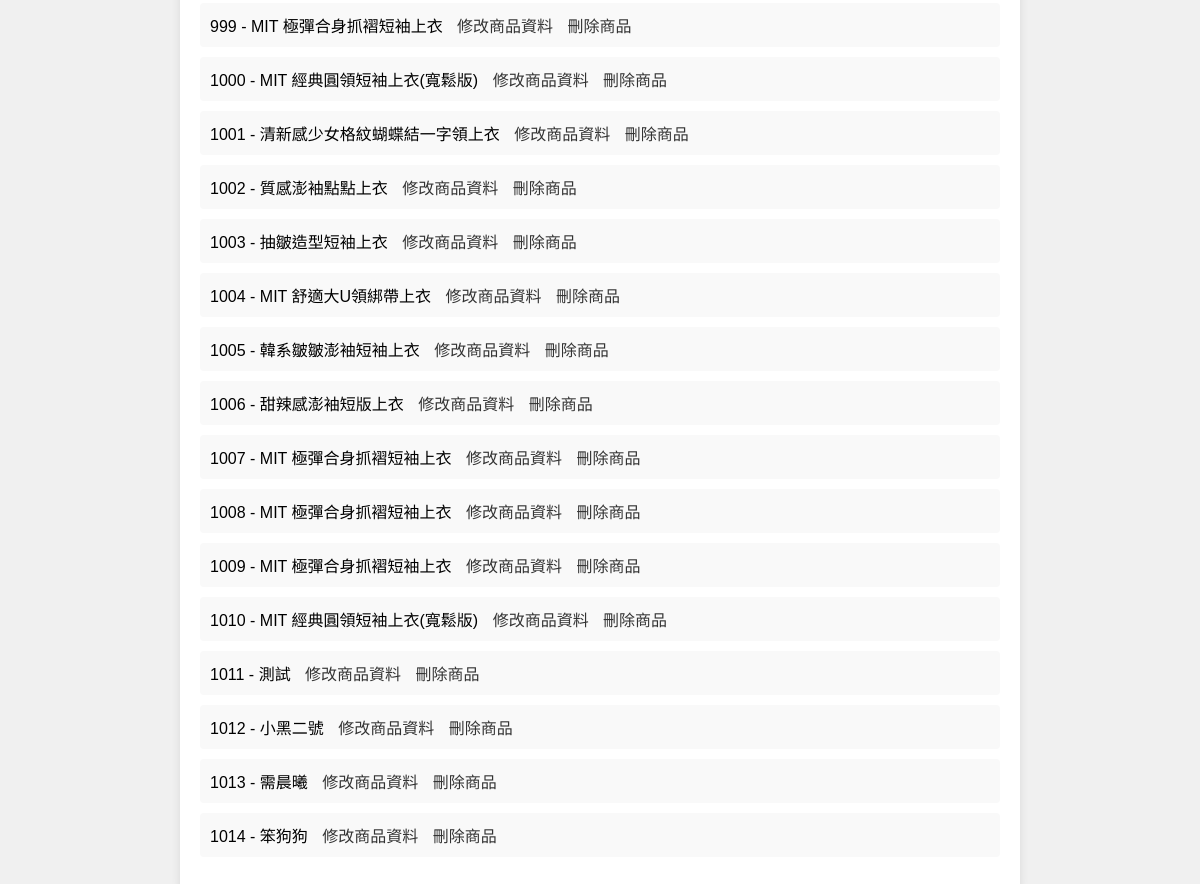
The app's page /manage_products.html/ (lower part), older data.
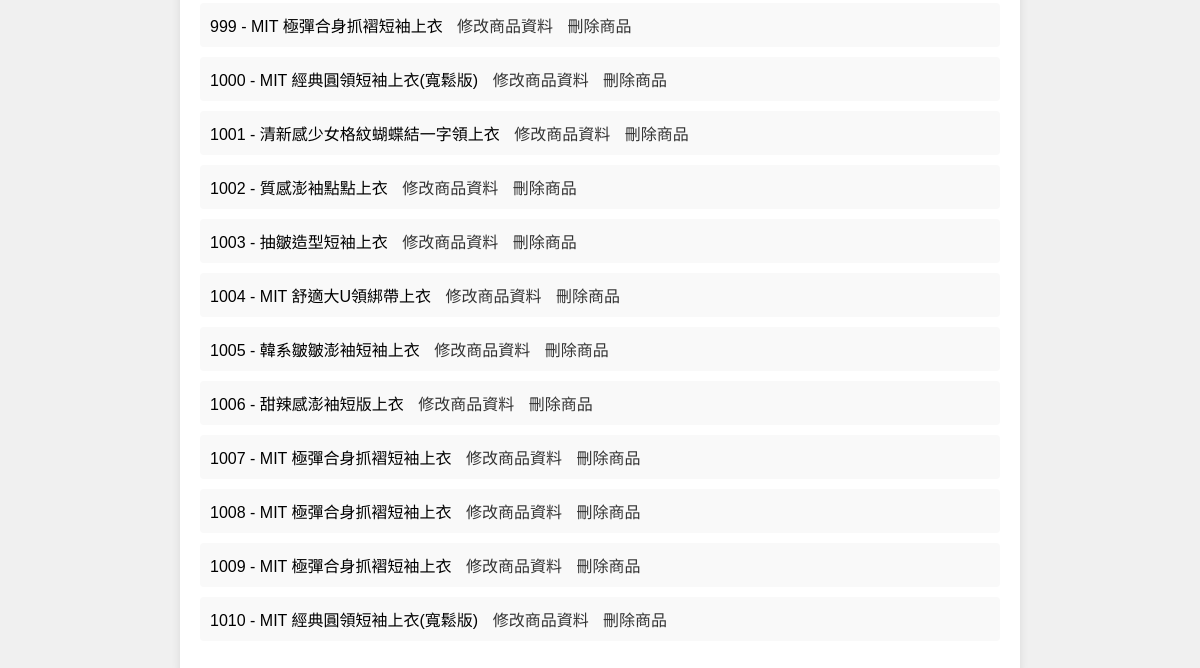
The same page, newer data.
### home/models.py (models this page shows, shortened)
class Product(models.Model):
    CATEGORY_CHOICES = [
        ('tops', '上衣'),
        ('bottoms', '下装'),
        ('dresses', '洋装'),
        ('sweaters', '毛衣'),
        ('outerwear', '外套/夾克'),
        ('homewear', '家居'),
        ('shoes', '鞋子'),
        ('bags', '包包'),
        ('accessories', '配件'),
    ]
    SUBCATEGORY_CHOICES = {
        'tops': [
            ('sleeveless', '無袖'),
            ('short_sleeve', '短袖'),
            ('long_sleeve', '長袖'),
            ('shirt', '襯衫'),
        ],
        'bottoms': [
            ('skirts', '裙類'),
            ('shorts', '短褲'),
            ('pants', '長褲'),
            ('jeans', '牛仔褲'),
        ],
        'dresses': [
            ('floral', '小碎花'),
            ('straight', '直筒'),
            ('sleeveless', '無袖'),
        ],
        'sweaters': [
            ('sweater', '毛衣'),
            ('knit_vest', '針織背心'),
            ('knit_cardigan', '針織外套'),
        ],
        'outerwear': [
            ('casual_jacket', '休閒外套'),
            ('windbreaker', '防風外套'),
            ('down_jacket', '羽絨外套'),
            ('coat', '大衣'),
        ],
        'homewear': [
            ('pajamas', '睡衣'),
            ('robe', '睡袍'),
        ],
        'shoes': [
            ('flats', '平底鞋'),
            ('dad_sneakers', '老爹鞋'),
            ('clogs', '洞洞鞋'),
        ],
        'bags': [
            ('handbag', '手提包'),
            ('backpack', '後背包'),
            ('shoulder_bag', '肩背包'),
            ('wallet', '皮夾'),
        ],
        'accessories': [
            ('jewelry', '飾品'),
            ('belt', '皮帶'),
            ('hat', '帽子'),
        ],
    }
    productNo = models.AutoField(primary_key=True,  verbose_name='商品編號')
    category = models.CharField(max_length=50, choices=CATEGORY_CHOICES, default='tops', verbose_name='商品類別')
    subcategory = models.CharField(max_length=50, default='sleeveless', verbose_name='商品子類別')
    productName = models.CharField(max_length=100, verbose_name='商品名稱')
    describe = models.TextField(verbose_name='商品描述')
    picture = models.URLField(verbose_name='圖片')
    price = models.PositiveIntegerField(default=0, verbose_name='價格')

### home/views.py (the view)
# urls.py: path('manage_products.html/', views.manage_products, name='manage_products'),
def manage_products(request):
    if request.method == 'POST':
        product_form = ProductForm(request.POST)
        store_form = StoreForm(request.POST)
        if product_form.is_valid():
            product_form.save()
            messages.success(request, '新增商品成功！')
            return redirect('manage_products')
    else:
        product_form = ProductForm()
        store_form = StoreForm()
    products = Product.objects.all()
    stores = Store.objects.all()
    return render(request, 'manage_products.html', {
        'product_form': product_form,
        'store_form': store_form,
        'products': products,
        'stores': stores
    })

### templates/manage_products.html (shortened to what this page needs)
<!DOCTYPE html>
<html lang="zh-TW">
<head>
</head>
<body>
    <div class="container">
        <ul>
            {% for product in products %}
                <li>
                    {{ product.productNo }} - {{ product.productName }}
                    <a href="{% url 'edit_product' product.productNo %}">修改商品資料</a>
                    <a href="{% url 'delete_product' product.productNo %}">刪除商品</a>
                </li>
            {% endfor %}
        </ul>
    </div>
</body>
</html>

### templates/manage_products.html (style rules this page uses)
body { font-family: Arial, sans-serif; background-color: #f0f0f0; margin: 0; padding: 20px; }
.container { max-width: 800px; margin: 0 auto; background: #fff; padding: 20px; border-radius: 8px; box-shadow: 0px 0px 10px rgba(0, 0, 0, 0.1); }
ul { list-style-type: none; padding: 0; }
li { background-color: #f9f9f9; padding: 10px; margin-bottom: 10px; border-radius: 4px; }
li a { color: #333; text-decoration: none; margin-left: 10px; }

Row changes from the older to the newer data that the page shows:
removed Product: productNo "1011", productName "測試"
removed Product: productNo "1012", productName "小黑二號"
removed Product: productNo "1013", productName "需晨曦"
removed Product: productNo "1014", productName "笨狗狗"
